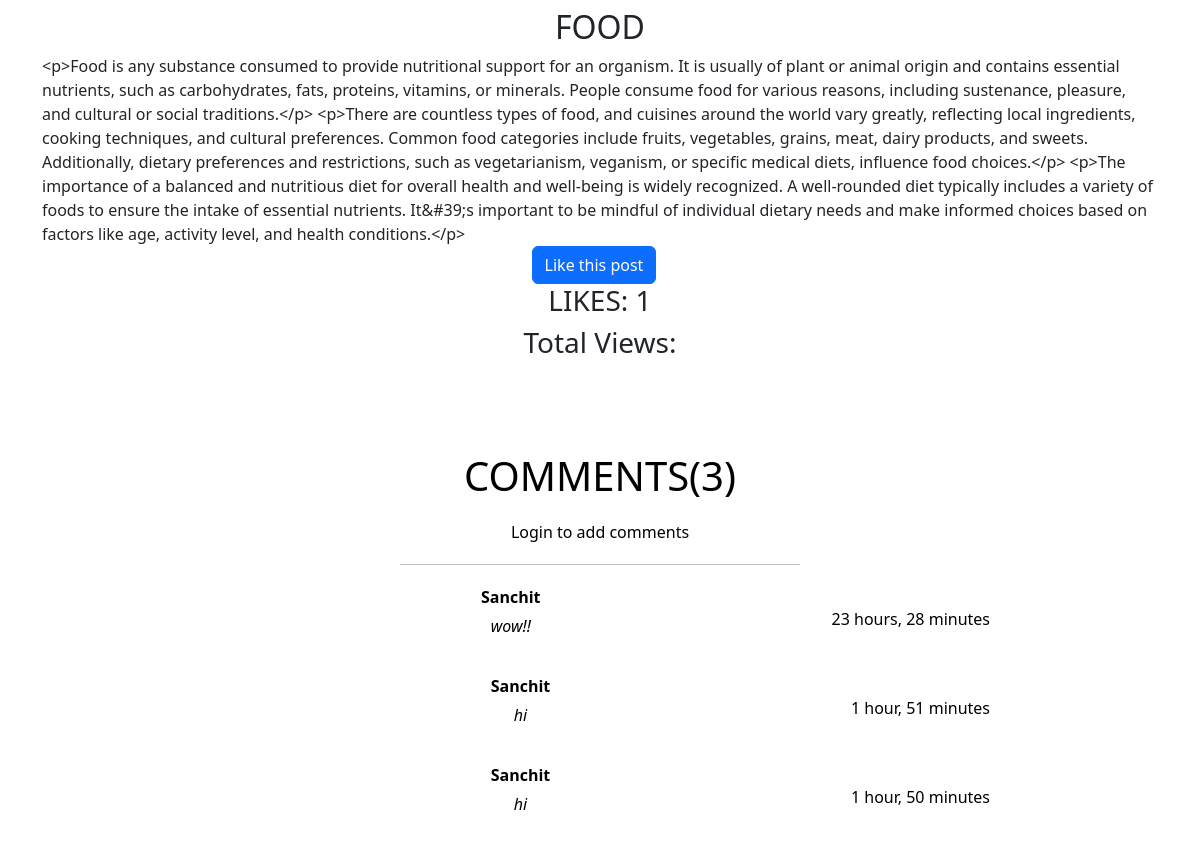
Page /blog_details/1/ on the committed database.
### myblogs/models.py (models this page shows, shortened)
class blog_post(models.Model):
    blog_name =models.CharField(max_length=100)
    cover_img =models.ImageField(upload_to ='images/')
    blog_description=RichTextField()
    blog_cat = models.ForeignKey(Blog_Category,on_delete=models.CASCADE)
    like_count = models.IntegerField(default=0,null=True)
    views_count =models.IntegerField(default=0,null=True)

class Comment(models.Model):
    post = models.ForeignKey(blog_post, on_delete=models.CASCADE, related_name='comments')
    author = models.ForeignKey(User, on_delete=models.CASCADE, default=0)
    text = models.TextField()
    created_date = models.DateTimeField(default=timezone.now)

### myblogs/views.py (the view)
# urls.py: path('blog_details/<str:blog_id>/',views.blog_details,name ='blog_details'),
def blog_details(request,blog_id):
    obj = get_object_or_404(blog_post, pk=blog_id)
    form = CommentForm()
    z= obj.views_count
    z=z+1
    obj.views_count=z
    obj.save()
    return render(request, "myblogs/blog_details.html", {"obj": obj, "form": form})

### myblogs/Templates/myblogs/blog_details.html (shortened to what this page needs)
<!DOCTYPE html>
<html lang="en">
<head>
    <link href="https://cdn.jsdelivr.net/npm/bootstrap@5.3.2/dist/css/bootstrap.min.css" rel="stylesheet">
</head>
<body>
    <div class="container mt-2">
        <h2 class="text-center">{{ obj.blog_name }}</h2>
        {{ obj.blog_description}}
    </div>
    <div class="container text-center " >
        <a href="{% url 'add_likes' obj.id %}"class="btn btn-primary " >Like this post</a>
        <span class="container text-center">
        <h3>LIKES: {{obj.like_count}}</h3>
        <h3>Total Views: {{obj.view_count}}</h3>
        </span>
    </div>
   {% with comment_count=obj.comments.count %}
   <div class="comments-container text-center" style="margin: auto; width: 100%; max-width: 800px;">
       <h1 style="margin-bottom: 20px; margin-top: 60px; color:black; text-align: center;">COMMENTS({{ comment_count }})</h1>
       {% if user.is_authenticated %}
           <form method="post" action="{% url 'add_comment' blog_id=obj.id %}" style="margin-bottom: 20px; text-align: center;">
               {% csrf_token %}
               <div style="display: inline-block; background-color: rgba(248, 249, 250, 0.8); border-radius: 8px; padding: 10px; margin-bottom: 10px;">
                   {{ form.text }}
               </div>
               <button type="submit" class="btn btn-primary" style="display: block; margin: 0 auto;">Submit</button>
           </form>
       {% else %}
           <p style="margin-bottom: 20px; text-align: center; color: black;">Login to add comments</p>
       {% endif %}
       <hr style="width: 50%; margin: 20px auto; border-color: black;">
       {% for comment in obj.comments.all %}
           <div style="margin-bottom: 20px; text-align: center; color: black; display: flex; align-items: center; justify-content: center;">
               <div style="flex-grow: 1;">
                   <p style="margin-bottom: 5px; font-weight: bold;">{{ comment.author.username }}</p>
                   <p style="margin-top: 5px; font-style: italic;">{{ comment.text }}</p>
               </div>
               <div style="display: flex; align-items: center;">
                   <p style="margin: 10px; color: black;"><h7>{{ comment.created_date|timesince }}</h7></p>
               </div>
           </div>
       {% endfor %}
   </div>
{% endwith %}
</body>
</html>

### rows in the picture
blog_post: blog_name "FOOD", blog_description "<p>Food is any substance consumed to provide nutritional support for an organism. It is usually of plant or animal origin and contains essential nutrients, such as carbohydrates, fats, proteins, vitamins, or minerals. People consume food for various reasons, including sustenance, pleasure, and cultural or social traditions.</p> <p>There are countless types of food, and cuisines around the world vary greatly, reflecting local ingredients, cooking techniques, and cultural preferences. Common food categories include fruits, vegetables, grains, meat, dairy products, and sweets. Additionally, dietary preferences and restrictions, such as vegetarianism, veganism, or specific medical diets,…", like_count "1"
Comment: author.username "Sanchit", text "wow!!", created_date "23 hours, 28 minutes"
Comment: author.username "Sanchit", text "hi", created_date "1 hour, 51 minutes"
Comment: author.username "Sanchit", text "hi", created_date "1 hour, 50 minutes"

### other values in the picture
{{ comment_count }} "3"
